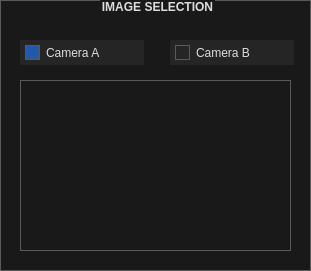
   <widget class="QGroupBox" name="image_selection_box">
    <property name="geometry">
     <rect>
      <x>50</x>
      <y>570</y>
      <width>311</width>
      <height>271</height>
     </rect>
    </property>
    <property name="styleSheet">
     <string notr="true">/*
	Based on a template by Emanuel Claesson (c) 2013 with modifications by Paris Flood

	Licensed under the Apache License, Version 2.0 (the &quot;License&quot;);
	you may not use this file except in compliance with the License.
	You may obtain a copy of the License at

		http://www.apache.org/licenses/LICENSE-2.0

	Unless required by applicable law or agreed to in writing, software
	distributed under the License is distributed on an &quot;AS IS&quot; BASIS,
	WITHOUT WARRANTIES OR CONDITIONS OF ANY KIND, either express or implied.
	See the License for the specific language governing permissions and
	limitations under the License.
*/

/*
	COLOR_DARK     = #191919
	COLOR_MEDIUM   = #353535
	COLOR_MEDLIGHT = #5A5A5A
	COLOR_LIGHT    = #DDDDDD
	COLOR_BLUE  = #2158AA
	COLOR_ORANGE = #D66C23
*/
* {
	background: #191919;
	color: #DDDDDD;
border: 1px solid #5A5A5A;
}

 QMenuBar {
	background: #191919;
	border-style: none;
 }

 QMenuBar::item {
	 background: transparent;
     spacing: 3px; /* spacing between menu bar items */
     padding: 5px 25px;
 }

 QMenuBar::item:selected{
	background: #353535;
  	border: 2px solid #D66C23;
    border-style: none none solid none;
}

 QMenuBar::item:pressed {
	background: #5A5A5A;
}

QCheckBox, QRadioButton {
	border: none;
}

QRadioButton::indicator, QCheckBox::indicator {
	width: 13px;
	height: 13px;
}

QRadioButton::indicator::unchecked, QCheckBox::indicator::unchecked {
	left: 5px;
	border: 1px solid #5A5A5A;
	background: none;
}

QRadioButton::indicator:unchecked:hover, QCheckBox::indicator:unchecked:hover {
	left: 5px;
	border: 1px solid #D66C23;
}

QRadioButton::indicator::checked, QCheckBox::indicator::checked {
	left: 5px;
	border: 1px solid #5A5A5A;
	background: #2158AA;
}

QRadioButton::indicator:checked:hover, QCheckBox::indicator:checked:hover {
	left: 5px;
	border: 1px solid #D66C23;
	background: #2158AA;
}

QGroupBox::title {
	subcontrol-origin: margin;
    subcontrol-position: top center;
}

QScrollBar {
	border: 1px solid #5A5A5A;
	background: #191919;
}

QScrollBar:horizontal {
	height: 15px;
	margin: 0px 16px 0px 16px;
}

QScrollBar:vertical {
	width: 15px;
	margin: 16px 0px 16px 0px;
}

QScrollBar::handle {
	background: #353535;
	border: 1px solid #5A5A5A;
}

QScrollBar::handle:horizontal {
	border-width: 0px 1px 0px 1px;
}

QScrollBar::handle:vertical {
	border-width: 1px 0px 1px 0px;
}

QScrollBar::handle:horizontal {
	min-width: 20px;
}

QScrollBar::handle:vertical {
	min-height: 20px;
}

QScrollBar::add-line, QScrollBar::sub-line {
	background:#353535;
	border: 1px solid #5A5A5A;
	subcontrol-origin: margin;
}

QScrollBar::add-line {
	position: absolute;
}

QScrollBar::add-line:horizontal {
	width: 15px;
	subcontrol-position: right;
	left: 15px;
}

QScrollBar::add-line:vertical {
	height: 15px;
	subcontrol-position: bottom;
	top: 15px;
}

QScrollBar::sub-line:horizontal {
	width: 15px;
	subcontrol-position: left;
}

QScrollBar::sub-line:vertical {
	height: 15px;
	subcontrol-position: top;
}

QScrollBar:left-arrow, QScrollBar::right-arrow, QScrollBar::up-arrow, QScrollBar::down-arrow {
	border: 1px solid #5A5A5A;
	width: 3px;
	height: 3px;
}

QScrollBar::add-page, QScrollBar::sub-page {
	background: none;
}

QAbstractButton {
	background: #252525;
}

QAbstractButton:disabled {
	background: #3F3F3F;
}

QAbstractButton:hover {
	background: #353535;
}

QPushButton:hover {
	background: #353535;
  	border: 1px solid #D66C23;
}

QAbstractButton:pressed {
	background: #5A5A5A;
}

QAbstractItemView {
	show-decoration-selected: 1;
 	outline: 0;
	selection-background-color: #2158AA;
	selection-color: #DDDDDD;
	alternate-background-color: #353535;
}

QHeaderView {
	border: 1px solid #5A5A5A;
}

QHeaderView::section {
	background: #191919;
	border: 1px solid #5A5A5A;
	padding: 4px;
}

QHeaderView::section:selected, QHeaderView::section::checked {
	background: #353535;
}

QTableView {
	gridline-color: #5A5A5A;
}

QTabBar {
	margin-left: 2px;
}

QTabBar::tab {
	border-radius: 0px;
	padding: 4px;
	margin: 4px;
}

QTabBar::tab:selected {
	background: #353535;
}

QComboBox::down-arrow {
	border: 1px solid #5A5A5A;
	background: #353535;
}

QComboBox::drop-down {
	border: 1px solid #5A5A5A;
	background: #353535;
}

QComboBox::down-arrow {
	width: 3px;
	height: 3px;
	border: 1px solid #5A5A5A;
}

QAbstractSpinBox {
	padding-right: 15px;
}

QAbstractSpinBox::up-button, QAbstractSpinBox::down-button {
	border: 1px solid #5A5A5A;
	background: #353535;
	subcontrol-origin: border;
}
QAbstractSpinBox::up-button:hover, QAbstractSpinBox::down-button:hover {
	border: 1px solid #D66C23;
}
QAbstractSpinBox::up-button:pressed, QAbstractSpinBox::down-button:pressed {
	background: #5A5A5A;
}

QAbstractSpinBox::up-arrow, QAbstractSpinBox::down-arrow {
	width: 3px;
	height: 3px;
	border: 1px solid #5A5A5A;
}
QAbstractSpinBox::up-arrow:hover, QAbstractSpinBox::down-arrow:hover {
	border: 1px solid #D66C23;
}

QSlider {
	border: none;
}

QSlider::groove:horizontal {
	height: 5px;
	margin: 4px 0px 4px 0px;
}

QSlider::groove:vertical {
	width: 5px;
	margin: 0px 4px 0px 4px;
}

QSlider::handle {
	border: 1px solid #5A5A5A;
	background: #353535;
}

QSlider::handle:horizontal {
	width: 15px;
	margin: -4px 0px -4px 0px;
}

QSlider::handle:vertical {
	height: 15px;
	margin: 0px -4px 0px -4px;
}

QSlider::add-page:vertical, QSlider::sub-page:horizontal {
	background: #2158AA;
}

QSlider::sub-page:vertical, QSlider::add-page:horizontal {
	background: #353535;
}

QLabel {
	border: none;
}

QProgressBar {
	text-align: center;
}

QProgressBar::chunk {
	width: 1px;
	background-color: #2158AA;
}

QMenu::separator {
	background: #353535;
}

QGroupBox {
	font: bold
}

QListWidget::item:selected {
    background-color: #2158AA;
}

 QMenu::item:selected{
	background: #353535;
	border: 2px solid #D66C23;
    border-style: none solid none none;
}

 QMenu::pressed {
	background: #5A5A5A;
}

QMenu::separator {
    height: 5px;
	background: #2158AA;
}</string>
    </property>
    <property name="title">
     <string>IMAGE SELECTION</string>
    </property>
    <widget class="QRadioButton" name="camera_A_radio_button">
     <property name="geometry">
      <rect>
       <x>20</x>
       <y>40</y>
       <width>124</width>
       <height>25</height>
      </rect>
     </property>
     <property name="text">
      <string>Camera A</string>
     </property>
     <property name="checked">
      <bool>true</bool>
     </property>
    </widget>
    <widget class="QRadioButton" name="camera_B_radio_button">
     <property name="enabled">
      <bool>true</bool>
     </property>
     <property name="geometry">
      <rect>
       <x>170</x>
       <y>40</y>
       <width>124</width>
       <height>25</height>
      </rect>
     </property>
     <property name="text">
      <string>Camera B</string>
     </property>
    </widget>
    <widget class="QListWidget" name="image_list_widget">
     <property name="geometry">
      <rect>
       <x>20</x>
       <y>80</y>
       <width>271</width>
       <height>171</height>
      </rect>
     </property>
    </widget>
   </widget>
